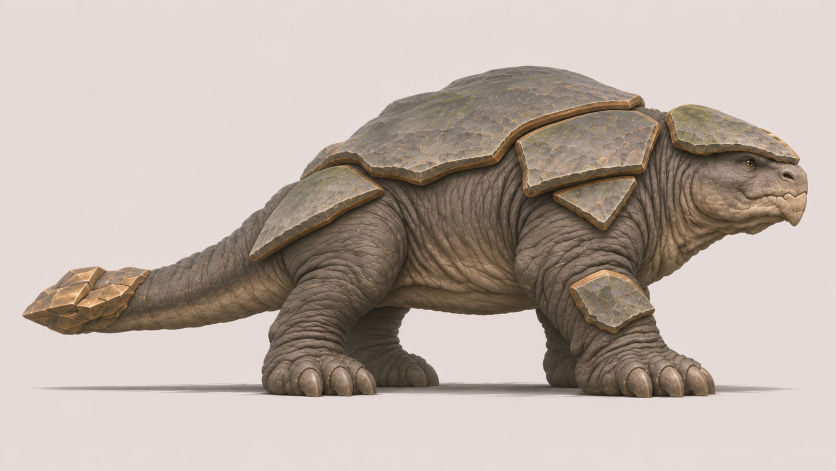
#> input picture art-source/monster/galdros/galdros_right_v1.png, 1672 x 941 px (shown at 1/2 size)
$ python galdros_skin.py
#> lines starting #> are read from the running program, lines starting #| are printed output that depends on the picture; after the words box and inside, x2 and y2 are one past the last pixel; in counts of white or black regions, pixels touching at a corner belong together
"""ガルドロスの右側面の設定図から「皮だけの絵」を作る。

岩板・青銅色の縁・尾先の晶・爪・目・背景を取り除き、まわりの皮の色と細かい模様で埋める。
出力は tools/out/art/（中間物。配信しない）。次の tools/art/galdros_bake.py が読む。

使い方: python3 tools/art/galdros_skin.py
確認用の重ね絵: tools/out/art/galdros_side_classes.png（赤=岩 / 緑=皮 / 青=背景 / 黄=爪・目）
"""
import os
import cv2
import numpy as np

ROOT = os.path.dirname(os.path.dirname(os.path.dirname(os.path.abspath(__file__))))
SRC = os.path.join(ROOT, 'art-source/monster/galdros/galdros_right_v1.png')
OUT = os.path.join(ROOT, 'tools/out/art')
os.makedirs(OUT, exist_ok=True)

BG, SKIN, ROCK = 1, 2, 3

# 種（たね）: 各領域の内側に確実に入っている線。ここから色の境目まで広げる（watershed）。
ROCK_SEEDS = [
    # 背の甲
    [(700, 330), (800, 250), (1000, 180), (1200, 180), (1250, 210)], [(760, 320), (900, 300), (1000, 250), (1150, 220)], [(1050, 150), (1150, 150)],
    # 肩の板（上・下）
    [(1080, 290), (1250, 270), (1280, 300)], [(1090, 340), (1200, 340)], [(1160, 390), (1240, 380)], [(1200, 430), (1220, 440)],
    # 腰の板
    [(640, 400), (720, 380)], [(600, 440), (680, 440)], [(540, 490), (580, 470)],
    # 前脚の甲
    [(1180, 580), (1250, 590)], [(1210, 640), (1260, 630)],
    # 頭の甲
    [(1370, 250), (1480, 250), (1540, 285)], [(1400, 280), (1500, 290)],
    # 尾先の晶
    [(70, 625), (180, 600), (250, 560)], [(120, 650), (200, 640)], [(150, 570), (200, 550)],
]
SKIN_SEEDS = [
    [(830, 440), (980, 430), (1010, 500)], [(820, 560), (980, 590)], [(880, 380), (990, 370)],
    [(1330, 400), (1420, 440), (1440, 380)], [(1300, 480), (1380, 500)], [(1320, 340), (1335, 360)],
    [(1470, 360), (1560, 365)], [(1470, 430), (1560, 425)], [(1585, 415), (1590, 440)], [(1590, 345), (1600, 360)],
    [(1090, 500), (1130, 560), (1110, 640)], [(1330, 520), (1350, 600), (1330, 690)], [(1180, 700), (1330, 720)], [(1060, 470), (1090, 480)],
    [(640, 560), (700, 620), (640, 700)], [(560, 620), (600, 720)], [(760, 560), (790, 620)],
    [(330, 590), (480, 560)], [(360, 640), (460, 620)], [(520, 540), (545, 600)], [(480, 500), (500, 520)],
    [(790, 680), (840, 740)], [(1100, 680), (1130, 740)],
]
EYE = (1497, 326, 17)
GROUND_Y = 792


def classify(img):
    h, w = img.shape[:2]
    lab = cv2.cvtColor(img, cv2.COLOR_BGR2LAB).astype(np.float32)
    # 背景: 四隅の色に近く、端からつながっている所
    bgc = np.median(lab[:30, :30].reshape(-1, 3), axis=0)
    d = np.abs(lab - bgc).sum(axis=2)
    near = (d < 22).astype(np.uint8)
    # 影（足元の灰色）: 彩度が低く、地面の近く
    hsv = cv2.cvtColor(img, cv2.COLOR_BGR2HSV)
    shadow = ((hsv[..., 1] < 45) & (np.arange(h)[:, None] > 735)).astype(np.uint8)
    cand = ((near | shadow) * 255).astype(np.uint8)
    ff = cand.copy()
    mask = np.zeros((h + 2, w + 2), np.uint8)
    for sx, sy in [(2, 2), (w - 3, 2), (2, h - 3), (w - 3, h - 3), (w // 2, 5), (w // 2, h - 5)]:
        if ff[sy, sx] == 255:
            cv2.floodFill(ff, mask, (sx, sy), 128)
    bg = ff == 128
    # 足の間の影（背景とつながっていない灰色）も背景にする
    bg |= (shadow == 1) & (np.arange(h)[:, None] > 760)
    bg = cv2.morphologyEx(bg.astype(np.uint8), cv2.MORPH_OPEN, np.ones((3, 3), np.uint8)).astype(bool)

    markers = np.zeros((h, w), np.int32)
    markers[cv2.erode(bg.astype(np.uint8), np.ones((5, 5), np.uint8)) == 1] = BG
    for line in ROCK_SEEDS:
        cv2.polylines(markers, [np.array(line, np.int32)], False, ROCK, 5)
    for line in SKIN_SEEDS:
        cv2.polylines(markers, [np.array(line, np.int32)], False, SKIN, 5)
    smooth = cv2.bilateralFilter(img, 9, 40, 9)
    cv2.watershed(smooth, markers)
    cls = markers.copy()
    cls[cls <= 0] = SKIN
    cls[bg] = BG
    rock = cls == ROCK
    # 青銅色の縁（赤み・黄みが強く明るい）は、岩の近くにある分を岩へ入れる
    L, a, b = lab[..., 0], lab[..., 1], lab[..., 2]
    bronze = (b > 146.5) & (a > 133.5) & (L > 120)
    nearRock = cv2.dilate(rock.astype(np.uint8), np.ones((15, 15), np.uint8)) == 1
    rock |= bronze & nearRock & ~bg
    rock = cv2.morphologyEx(rock.astype(np.uint8), cv2.MORPH_CLOSE, np.ones((5, 5), np.uint8)) == 1
    # 縁の青銅色が皮へ混ざらないよう、岩を少し太らせる
    rock = cv2.dilate(rock.astype(np.uint8), cv2.getStructuringElement(cv2.MORPH_ELLIPSE, (17, 17))) == 1
    # 爪: 足元の、明るくて模様の少ない所
    yy = np.arange(h)[:, None]
    claw = (yy > 722) & (L > 138) & ~bg & ~rock
    claw = cv2.morphologyEx(claw.astype(np.uint8), cv2.MORPH_OPEN, np.ones((3, 3), np.uint8))
    claw = cv2.dilate(claw, cv2.getStructuringElement(cv2.MORPH_ELLIPSE, (15, 15))) == 1
    eye = np.zeros((h, w), np.uint8)
    cv2.circle(eye, EYE[:2], EYE[2], 1, -1)
    # 取り残した青銅色の縁（岩板のまわり 60px 以内の、強い橙色）も除く。くちばしは岩板から遠いので残る。
    wide = cv2.dilate(rock.astype(np.uint8), cv2.getStructuringElement(cv2.MORPH_ELLIPSE, (121, 121))) == 1
    rim = (b > 149) & (a > 134.5) & wide & ~rock & (np.arange(w)[None, :] < 1430)
    rim = cv2.dilate(rim.astype(np.uint8), cv2.getStructuringElement(cv2.MORPH_ELLIPSE, (9, 9))) == 1
    other = (claw | (eye == 1) | rim) & ~bg
    return bg, rock & ~bg, other


def push_pull(color, valid, levels=10):
    """穴（valid=0）を、まわりの色をなめらかに広げて埋める。"""
    cs, ws = [color * valid[..., None]], [valid.astype(np.float32)]
    for _ in range(levels):
        c, w = cs[-1], ws[-1]
        if min(c.shape[:2]) < 2:
            break
        size = (max(1, c.shape[1] // 2), max(1, c.shape[0] // 2))
        cs.append(cv2.resize(c, size, interpolation=cv2.INTER_AREA))
        ws.append(cv2.resize(w, size, interpolation=cv2.INTER_AREA))
    mean = cs[0].reshape(-1, 3).sum(axis=0) / max(1e-6, float(ws[0].sum()))
    fill = np.broadcast_to(mean, cs[-1].shape).astype(np.float32)
    for i in range(len(cs) - 1, -1, -1):
        if fill.shape[:2] != cs[i].shape[:2]:
            fill = cv2.resize(fill, (cs[i].shape[1], cs[i].shape[0]), interpolation=cv2.INTER_LINEAR)
        w = ws[i][..., None]
        own = cs[i] / np.maximum(w, 1e-4)
        k = np.clip(w * 4, 0, 1)
        fill = own * k + fill * (1 - k)
    return fill


def splat_detail(detail, core, h, w, seed=7, size=72, step=30):
    """皮の細かい模様（元 − ぼかし）の小片を、皮の所から不規則に取って敷き詰める（穴埋め用の模様）。"""
    rng = np.random.default_rng(seed)
    ok = cv2.erode(core.astype(np.uint8), np.ones((size, size), np.uint8), anchor=(0, 0)) == 1  # 左上の角を基準に、小片がすべて皮に入る位置
    ys, xs = np.nonzero(ok[: h - size, : w - size])
    acc = np.zeros((h + size, w + size, 3), np.float32)
    wsum = np.zeros((h + size, w + size), np.float32)
    g = cv2.getGaussianKernel(size, size / 4.2)
    win = (g @ g.T).astype(np.float32)
    win /= win.max()
    for y in range(-size // 2, h, step):
        for x in range(-size // 2, w, step):
            j = int(rng.integers(len(ys)))
            sy, sx = int(ys[j]), int(xs[j])
            patch = detail[sy:sy + size, sx:sx + size]
            if rng.random() < 0.5:
                patch = patch[:, ::-1]
            oy, ox = y + int(rng.integers(-8, 9)) + size // 2, x + int(rng.integers(-8, 9)) + size // 2
            oy, ox = max(0, min(h, oy)), max(0, min(w, ox))
            acc[oy:oy + size, ox:ox + size] += patch * win[..., None]
            wsum[oy:oy + size, ox:ox + size] += win * win
    out = acc / np.sqrt(np.maximum(wsum, 1e-4))[..., None]
    return out[size // 2:size // 2 + h, size // 2:size // 2 + w]


def main():
    img = cv2.imread(SRC)
#> img is the input picture: shape (941, 1672, 3); mean B, G, R 167.7, 175.7, 188.6
    h, w = img.shape[:2]
    bg, rock, other = classify(img)
#> in classify, `lab = cv2.cvtColor(img, cv2.COLOR_BGR2LAB).astype(np.float32)`:
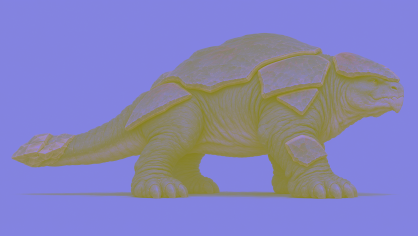
#> lab: shape (941, 1672, 3) float32 (shown at 1/4 size); mean B, G, R 183.5, 130, 133.2
#> in classify, `bgc = np.median(lab[:30, :30].reshape(-1, 3), axis=0)`: bgc = [224, 131, 131]
#> in classify, `near = (d < 22).astype(np.uint8)`:
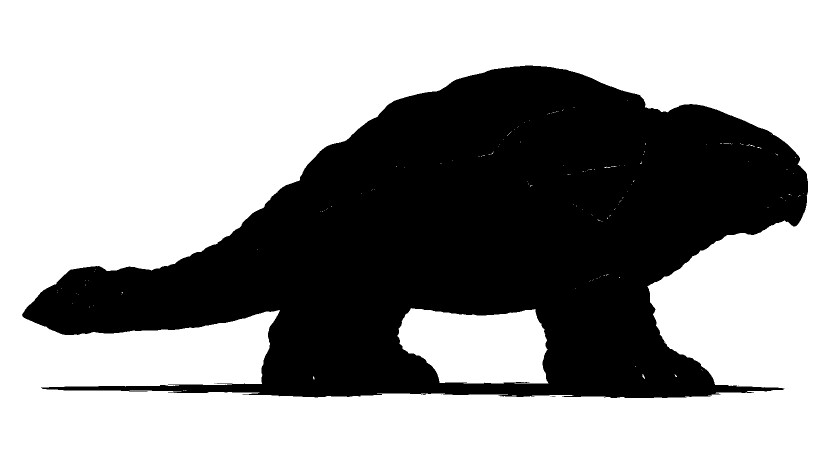
#> near: shape (941, 1672) (shown at 1/2 size); values 0 (black) and 1 (white), 63.7% white; 12 black regions (11 under 20 px), largest, box (x1, y1, x2, y2) and area: (44, 131, 1616, 796) 571643
#> after the loop in classify, `for sx, sy in [(2, 2), (w - 3, 2), (2, h - 3), (w - 3, h - 3), (w // 2..`:
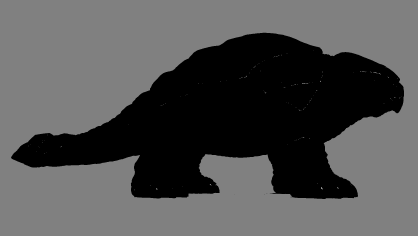
#> ff: shape (941, 1672) (shown at 1/4 size); min 0, max 255, mean 82.8
#> after the loop in classify, `for line in SKIN_SEEDS:`:
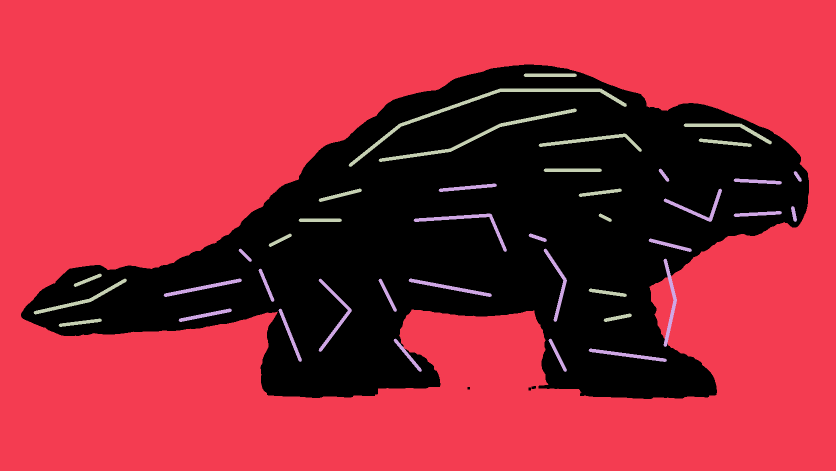
#> markers: shape (941, 1672) int32 (shown at 1/2 size); 4 distinct labels, from 0 to 3; one colour per label, 0 black
#> in classify, `cls[bg] = BG`:
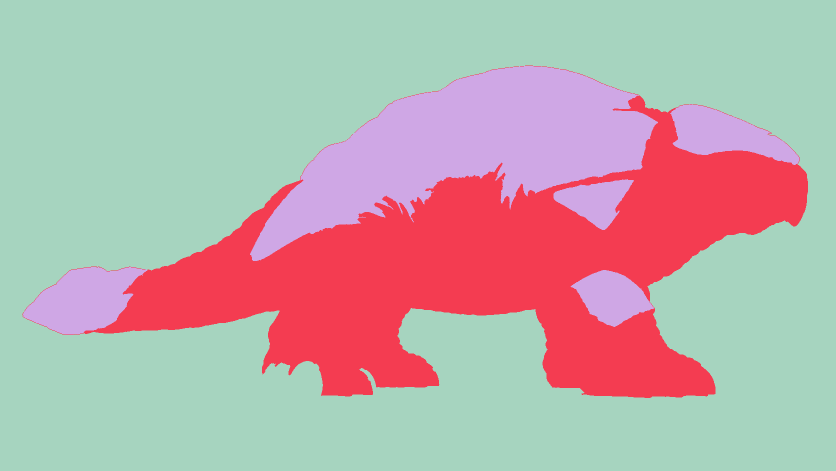
#> cls: shape (941, 1672) int32 (shown at 1/2 size); 3 distinct labels, from 1 to 3; one colour per label, 0 black
#> in classify, `rock = cv2.dilate(rock.astype(np.uint8), cv2.getStructuringElement(cv2..`:
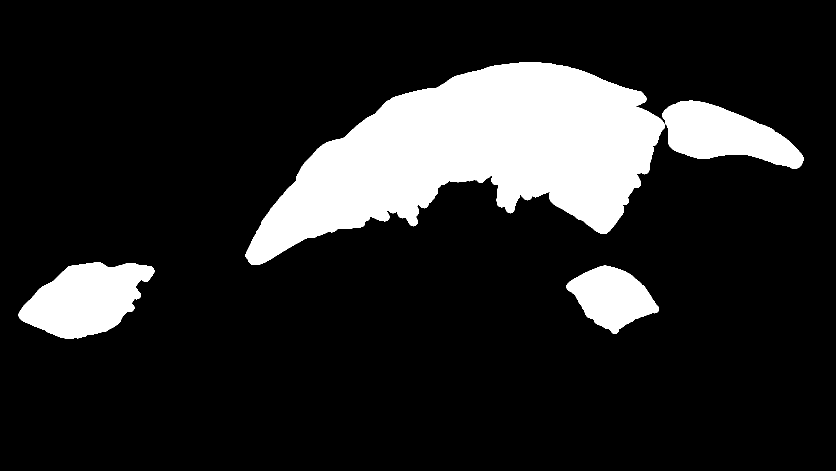
#> rock: shape (941, 1672) bool (shown at 1/2 size); 15.3% white; 4 white regions, box (x1, y1, x2, y2) and area: (491, 124, 1330, 530) 176780, (37, 524, 309, 677) 26803, (1325, 201, 1607, 338) 22372, (1133, 531, 1318, 668) 14954
#> in classify, `yy = np.arange(h)[:, None]`: yy = 941 values from 0 to 940
#> rock: shape (941, 1672) bool; 14.6% white; 4 white regions, box (x1, y1, x2, y2) and area: (491, 131, 1330, 530) 171137, (44, 532, 309, 670) 23467, (1325, 208, 1600, 338) 20035, (1133, 531, 1311, 668) 14705
    skin = ~(bg | rock | other)
#> skin: shape (941, 1672) bool; 19.7% white; 9 white regions (8 under 20 px), largest, box (x1, y1, x2, y2) and area: (198, 208, 1616, 796) 309252
    # 境目の混ざった色を使わないよう、皮を少し縮める
    core = cv2.erode(skin.astype(np.uint8), np.ones((7, 7), np.uint8)) == 1
#> core: shape (941, 1672) bool; 18.1% white; 2 white regions, box (x1, y1, x2, y2) and area: (219, 259, 1613, 793) 284074, (1301, 220, 1322, 233) 92
    f = img.astype(np.float32)
    low = push_pull(f, core.astype(np.float32))
#> the loop in push_pull, `for _ in range(levels):` made 10 passes
#> w on pass 10: [[0.0814, 0.275, 0.186]]
#> after the loop in push_pull, `for _ in range(levels):`: cs = 10 items
#> in push_pull, `mean = cs[0].reshape(-1, 3).sum(axis=0) / max(1e-6, float(ws[0].sum()))`: mean = [73.4, 89.06, 105.7]
#> in push_pull, `fill = np.broadcast_to(mean, cs[-1].shape).astype(np.float32)`: fill = [[73.4, 89.06, 105.7], [73.4, 89.06, 105.7], [73.4, 89.06, 105.7]]
#> the loop in push_pull, `for i in range(len(cs) - 1, -1, -1):` made 10 passes
#> i on passes 2, 3, 4, 6, 7, 8, 9, 10: 8, 7, 6, 4, 3, 2, 1, 0
#> after the loop in push_pull, `for i in range(len(cs) - 1, -1, -1):`:
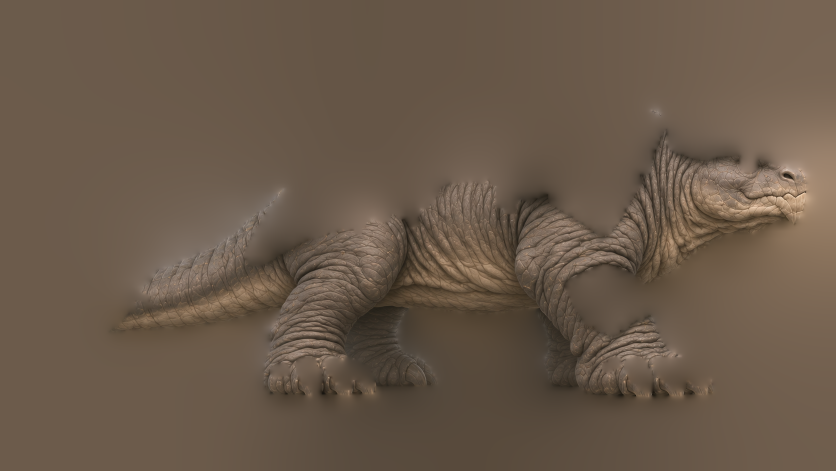
#> fill: shape (941, 1672, 3) float32 (shown at 1/2 size); mean of channels 0, 1, 2 74, 89.6, 106.8; drawn as B, G, R
    # 細かい模様: 皮の「細部（元 − ぼかし）」の小片を、不規則に敷き詰める
    blur = push_pull(cv2.GaussianBlur(f * core[..., None], (0, 0), 7) / np.maximum(cv2.GaussianBlur(core.astype(np.float32), (0, 0), 7), 1e-3)[..., None], core.astype(np.float32))
#> the loop in push_pull (call 2), `for _ in range(levels):` made 10 passes
#> the loop in push_pull (call 2), `for i in range(len(cs) - 1, -1, -1):` made 10 passes
    detail_fill = splat_detail(f - blur, core, h, w)
#> in splat_detail, `g = cv2.getGaussianKernel(size, size / 4.2)`: g = 72 values, max 0.0241 at index 35, min 0.00283 at index 0, mean 0.0139
    soft = cv2.GaussianBlur(core.astype(np.float32), (0, 0), 3)[..., None]
    out = f * soft + (low + detail_fill * 0.9) * (1 - soft)
    out = np.clip(out, 0, 255).astype(np.uint8)
    cv2.imwrite(os.path.join(OUT, 'galdros_side_skin.png'), out)
    np.save(os.path.join(OUT, 'galdros_side_skinmask.npy'), core)
    # 確認用
    ov = img.copy()
    ov[rock] = (ov[rock] * 0.45 + np.array([0, 0, 255]) * 0.55).astype(np.uint8)
    ov[skin] = (ov[skin] * 0.7 + np.array([0, 200, 0]) * 0.3).astype(np.uint8)
    ov[bg] = (ov[bg] * 0.6 + np.array([255, 120, 0]) * 0.4).astype(np.uint8)
    ov[other] = (ov[other] * 0.4 + np.array([0, 255, 255]) * 0.6).astype(np.uint8)
    cv2.imwrite(os.path.join(OUT, 'galdros_side_classes.png'), ov)
    # 岩だけの絵（岩の模様づくり用）
    np.save(os.path.join(OUT, 'galdros_side_rockmask.npy'), rock)
    print('皮', int(skin.sum()), '岩', int(rock.sum()), '背景', int(bg.sum()), '爪・目', int(other.sum()))
#| 皮 309274 岩 229344 背景 1016987 爪・目 18656


main()
